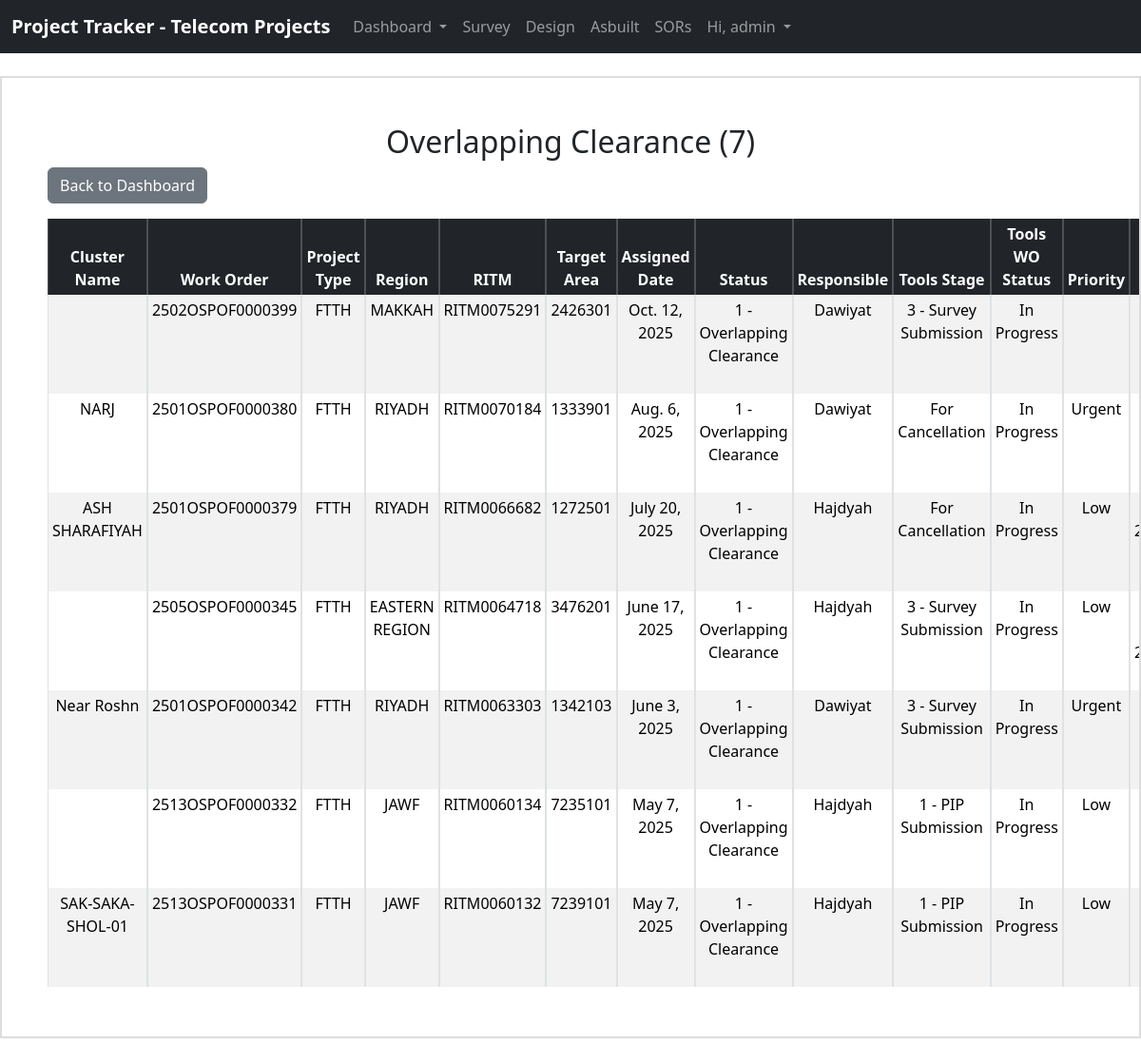
The page /survey/filter/overlapping/ (signed in) on the database as committed earlier.
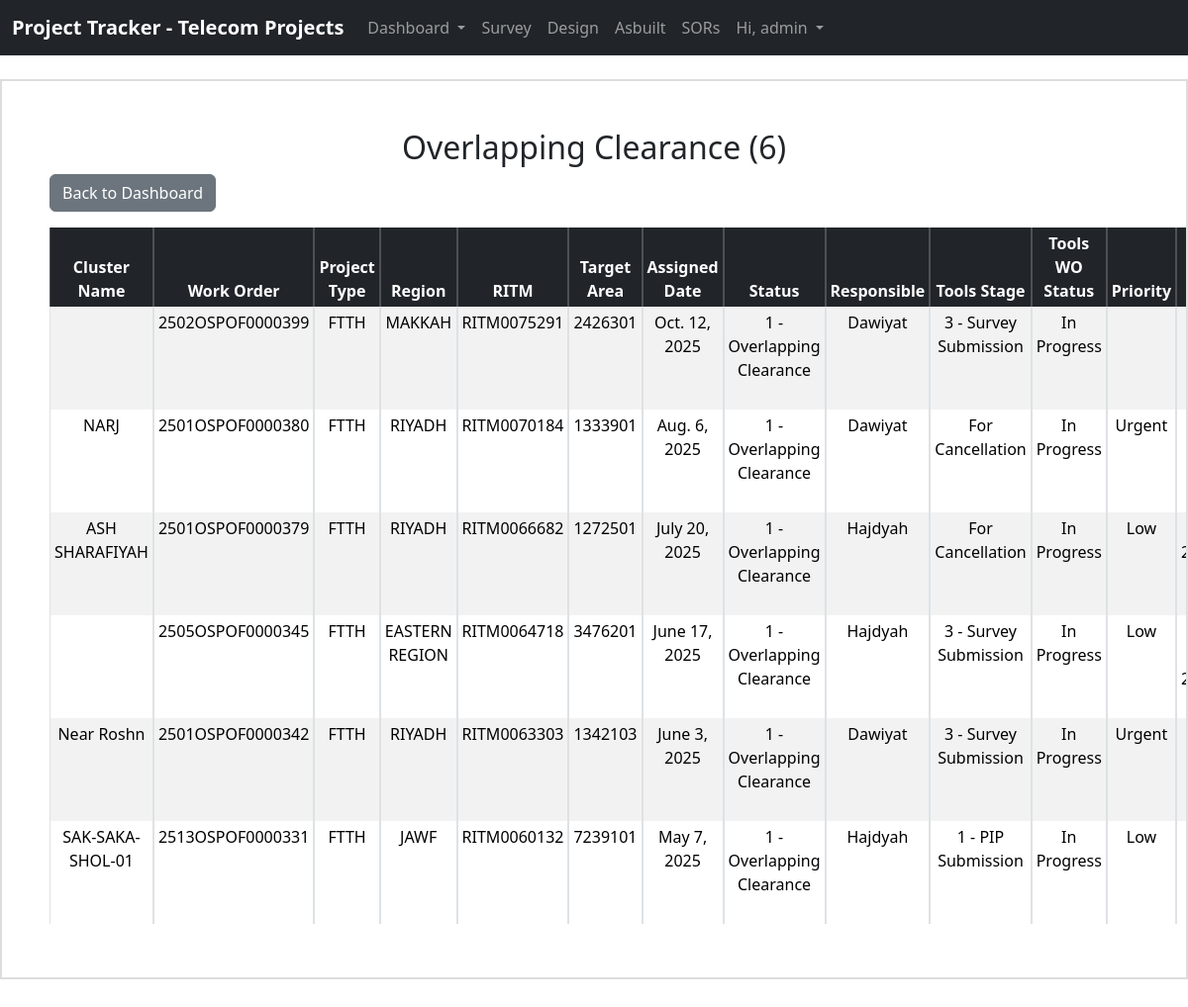
The same page on the database as committed later.
### website/models.py (models this page shows, shortened)
class survey(models.Model):
    cluster_name = models.CharField(max_length=200, blank=True)
    work_order = models.CharField(max_length=16)
    region = models.CharField(max_length=20, blank=True)
    project_type = models.CharField(max_length=20, blank=True)
    RITM = models.CharField(max_length=11)
    target_area = models.IntegerField(blank=True, null=True)
    date_assigned = models.DateField()
    status = models.CharField(max_length=50)
    responsible = models.CharField(max_length=100)
    tools = models.CharField(max_length=50)
    wo_status = models.CharField(max_length=50)
    priority = models.CharField(max_length=20)
    remarks = models.TextField(blank=True)
    updated_at = models.DateTimeField(auto_now=True)
    updated_by = models.ForeignKey(
        User, on_delete=models.SET_NULL, null=True, blank=True
    )

### website/views.py (the view)
def survey_filter(request, filter_type):
    if filter_type == "overlapping":
        items = survey.objects.filter(status__icontains="Clearance")
        title = "Overlapping Clearance"
    elif filter_type == "parceling":
        items = survey.objects.filter(status__icontains="2 - Parceling Stage")
        title = "Parceling Stage"
    elif filter_type == "gis_post":
        items = survey.objects.filter(status__icontains="3 - GIS Post")
        title = "GIS Post"
    else:
        items = survey.objects.none()
        title = "Unknown Filter"
    context = {
        "items": items,
        "title": title,
        "count": items.count(),
    }
    return render(request, "survey_filter.html", context)

### website/templates/survey_filter.html (shortened to what this page needs)
{% extends 'base.html' %}
{% load tz %}
{% block content %}
{% if user.is_authenticated %}
{% load static %}
<div class="table-container mt-6 p-5">
    <h2 class="text-center">{{ title }} ({{ count }})</h2>
    <a href="{% url 'home' %}" class="btn btn-secondary mb-3">Back to Dashboard</a>
    <table class="table text-center table-striped table-hover table-bordered table-sm">
        <thead class="table-dark sticky-header">
            <tr>
                <th>Cluster Name</th>
                <th>Work Order</th>
                <th>Project Type</th>
                <th>Region</th>
                <th>RITM</th>
                <th>Target Area</th>
                <th>Assigned Date</th>
                <th>Status</th>
                <th>Responsible</th>
                <th>Tools Stage</th>
                <th>Tools WO Status</th>
                <th>Priority</th>
                <th>Remarks</th>
            </tr>
        </thead>
        <tbody>
            {% for row in items %}
            <tr>
                <td>{{ row.cluster_name }}</td>
                <td>{{ row.work_order }}</td>
                <td>{{ row.project_type }}</td>
                <td>{{ row.region }}</td>
                <td>{{ row.RITM }}</td>
                <td>{{ row.target_area }}</td>
                <td>{{ row.date_assigned }}</td>
                <td>{{ row.status }}</td>
                <td>{{ row.responsible }}</td>
                <td>{{ row.tools }}</td>
                <td>{{ row.wo_status }}</td>
                <td>{{ row.priority }}</td>
                <td>{{ row.remarks }}</td>
            </tr>
            {% empty %}
            <tr>
                <td colspan="7">No Records Found</td>
            </tr>
            {% endfor %}
        </tbody>
    </table>
</div>
{% endif %}
{% endblock %}

Rows that differ between the two databases and show on the page:
no longer on this page (row edited): survey: work_order "2513OSPOF0000332", project_type "FTTH", region "JAWF", RITM "RITM0060134", target_area "7235101", date_assigned "May 7, 2025", status "1 - Overlapping Clearance", responsible "Hajdyah", tools "1 - PIP Submission", wo_status "In Progress", priority "Low"
Other text that changed with them:
{{ count }}: "7" → "6"
